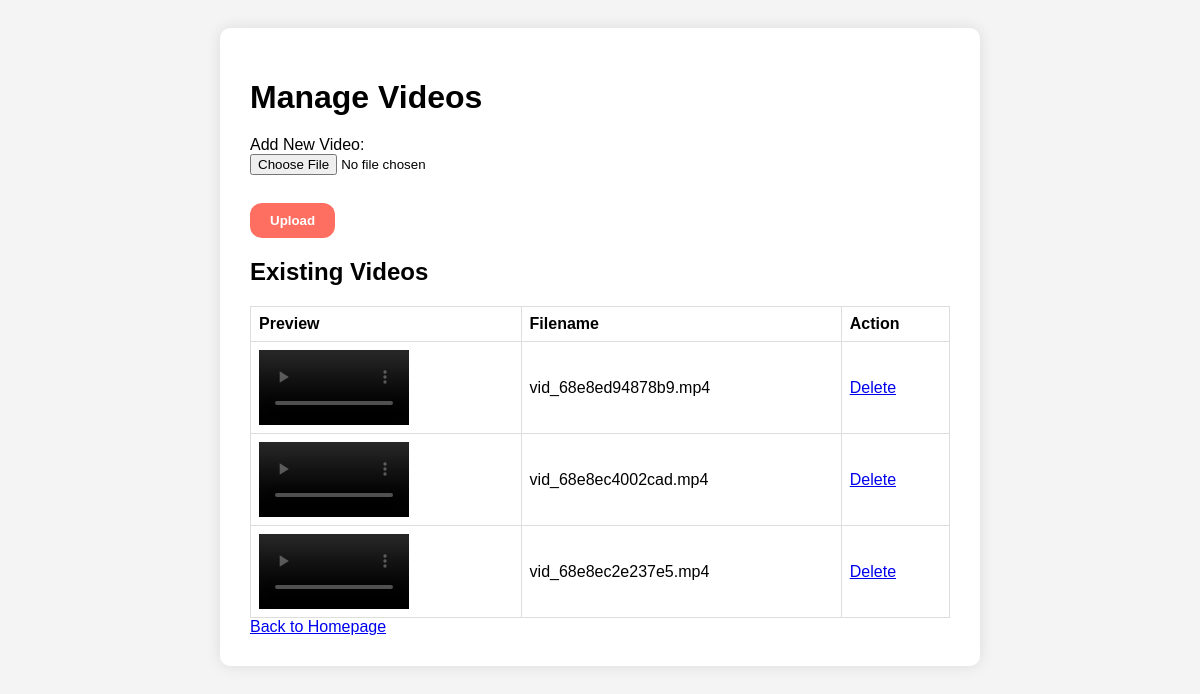
The page /admin/manage_videos.php (signed in) on the database its author committed.
### tables this page shows
CREATE TABLE `media` (
  `id` int(11) NOT NULL,
  `filename` varchar(255) NOT NULL,
  `uploaded_at` timestamp NOT NULL DEFAULT current_timestamp(),
  `media_type` varchar(20) NOT NULL DEFAULT 'video'
);

### admin/manage_videos.php (the view, shortened to what this page needs)
<?php
require_once '../includes/db.php';
$videos = [];
$res = $conn->query("SELECT id, filename FROM media WHERE media_type='video' ORDER BY uploaded_at DESC");
if ($res) {
    while ($row = $res->fetch_assoc()) $videos[] = $row;
}
?>
<!DOCTYPE html>
<html lang="en">
<head>
<link rel="stylesheet" href="../assets/css/admin-videos.css">
</head>
<body>
<div class="container">
<h1>Manage Videos</h1>
<form method="POST" enctype="multipart/form-data">
    <label>Add New Video:</label><br>
    <input type="file" name="video" accept="video/*" required><br><br>
    <button type="submit">Upload</button>
</form>
<h2>Existing Videos</h2>
<?php if (empty($videos)): ?>
<p>No videos found.</p>
<?php else: ?>
<table>
<thead>
<tr><th>Preview</th><th>Filename</th><th>Action</th></tr>
</thead>
<tbody>
<?php foreach ($videos as $v): ?>
<tr>
<td><video controls width="200">
<source src="../assets/videos/<?= htmlspecialchars($v['filename']) ?>" type="video/mp4">
</video></td>
<td><?= htmlspecialchars($v['filename']) ?></td>
<td>
<a href="?delete=<?= (int)$v['id'] ?>" onclick="return confirm('Delete this video?')">Delete</a>
</td>
</tr>
<?php endforeach; ?>
</tbody>
</table>
<?php endif; ?>
<a href="../index.php">Back to Homepage</a>
</div>
</body>
</html>

### assets/css/admin-videos.css (style rules this page uses)
body { font-family: Arial, sans-serif; background: #f4f4f4; padding: 20px; }
.container { max-width: 700px; margin: auto; background: white; padding: 30px; border-radius: 10px; box-shadow: 0 0 15px rgba(0,0,0,0.1); }
h1 { margin-bottom: 20px; }
form { margin-bottom: 20px; }
input[type="file"] { margin-bottom: 10px; }
button { background-color: #ff6f61; color: white; border: none; padding: 10px 20px; border-radius: 12px; cursor: pointer; font-weight: bold; transition: background-color 0.3s ease; }
table { width: 100%; border-collapse: collapse; margin-top: 15px; }
th, td { border: 1px solid #ddd; padding: 8px; text-align: left; }
video { max-width: 150px; height: auto; display: block; }

### rows shown on the page
media: filename "vid_68e8ed94878b9.mp4"
media: filename "vid_68e8ec4002cad.mp4"
media: filename "vid_68e8ec2e237e5.mp4"
